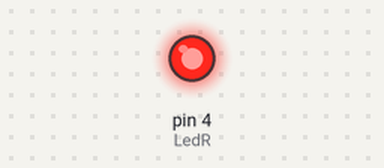
The sketch below on a simulated Arduino Uno, built with avr-gcc and run on an emulated ATmega328P. Shown: output pins drawn as LEDs (lit = HIGH). At 0.0 s the program stops and its outputs stay as they are.

Above: at 0.1 s.
Timing chart, 0 to 1.5 s (numbered marks = the images above):
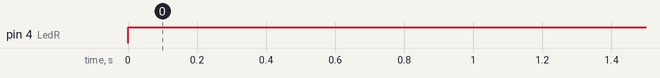

Measured:
- by itself, pin 4 (LedR): LOW → HIGH at 0.00 s

The sketch:

ArduinoL_Bottone.ino
```cpp
int LedR = 4;
int Pulsante = 2.;
bool stato = LOW;

void setup(){
  pinMode(LedR, OUTPUT);
  pinMode(Pulsante, INPUT_PULLUP);
}

void loop(){
  while(stato != HIGH){
    digitalWrite(LedR, HIGH);
  }
  digitalWrite(LedR, LOW);
}
```
